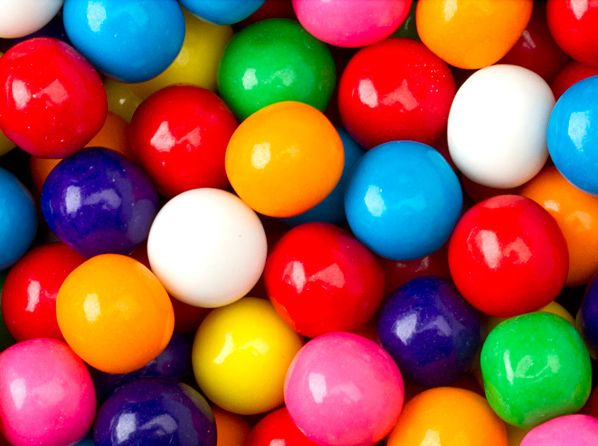
%> input picture Image Segmentation/gumballs.jpg, 598 x 446 px
$ octave segmentMain.m   (GNU Octave 9; MATLAB toolbox functions it lacks are replaced by stand-ins)
%> lines starting %> are read from the running program, lines starting %| are printed output that depends on the picture
% Read the images
gumballs = imread('gumballs.jpg');
%> gumballs is the input picture: size 446x598x3 uint8; mean R, G, B 155.9, 89.8, 75.1
snake = imread('snake.jpg');
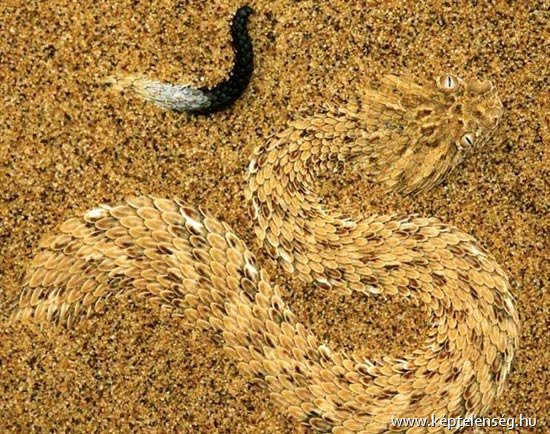
%> input picture Image Segmentation/snake.jpg, 550 x 434 px
%> snake is the input picture: size 434x550x3 uint8; mean R, G, B 172.6, 129.8, 67.6
twins = imread('twins.jpg');
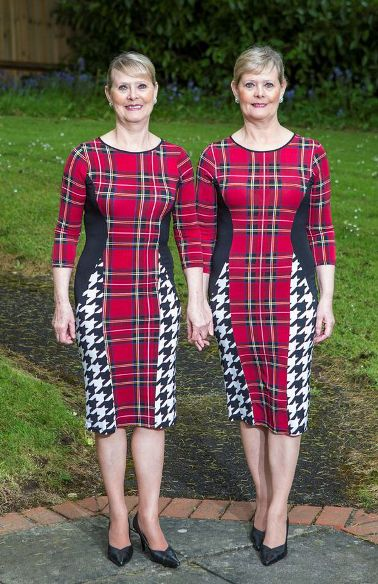
%> input picture Image Segmentation/twins.jpg, 378 x 584 px
%> twins is the input picture: size 584x378x3 uint8; mean R, G, B 104.9, 88.8, 78
redPanda = imread('red_panda.jpg');
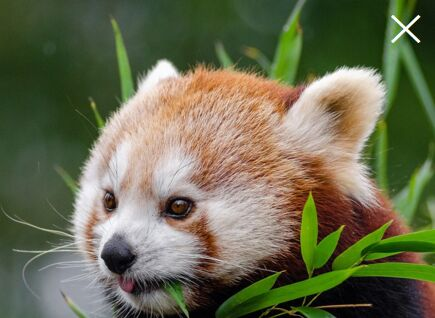
%> input picture Image Segmentation/red_panda.jpg, 435 x 318 px
%> redPanda is the input picture: size 318x435x3 uint8; mean R, G, B 106.7, 108.4, 80.7

% Load the filteer bank
%> (the run ends here)
